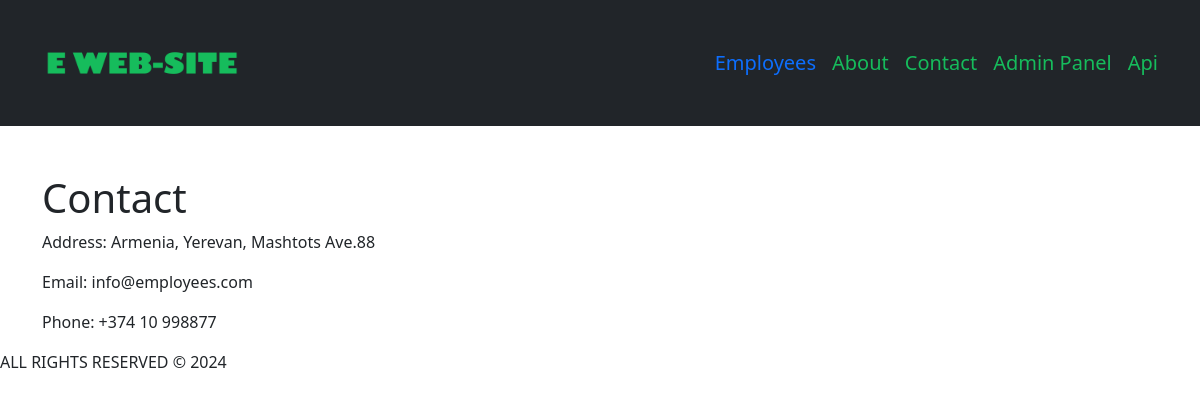
/contact/, run on an earlier commit of the app's database.
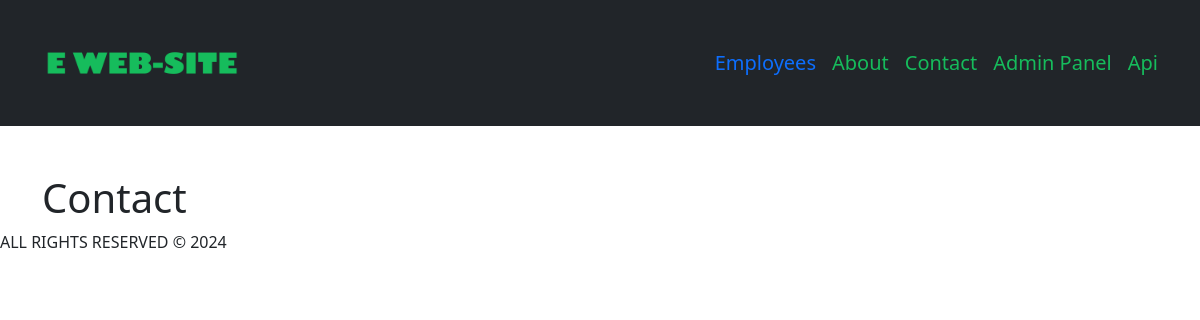
And on a later commit of the database.
### employees/models.py (models this page shows, shortened)
class Contact(models.Model):
    address = models.CharField(max_length=255)
    email = models.CharField(max_length=255)
    phone = models.CharField(max_length=255)
    class Meta:
        verbose_name = "contact"
        verbose_name_plural = "contacts"

### employees/views.py (the view)
# urls.py: path("contact/", views.contact,name="contact"),
def contact(request):
    contact_text = Contact.objects.all()
    seo = SEO.objects.filter(tag="contact")
    og = OG.objects.filter(tag="contact")
    return render(request, "contact.html", {
        "contact_text": contact_text,
        "seo": seo,
        "og": og
    })

### employees/templates/contact.html (shortened to what this page needs)
{% extends "base.html" %}
{% block contact_template %}
<div class="mt-5">
  <h1>Contact</h1>
    <div>
      {% for contact in contact_text %}
        <p>Address: {{contact.address}}</p>
        <P>Email: {{contact.email}}</P>
        <P>Phone: {{contact.phone}}</P>
      {% endfor %}
    </div>
</div>
{% endblock %}

What changed in the data, as far as the page shows it:
removed Contact: address "Armenia, Yerevan, Mashtots Ave.88", email "info@employees.com", phone "+374 10 998877"
